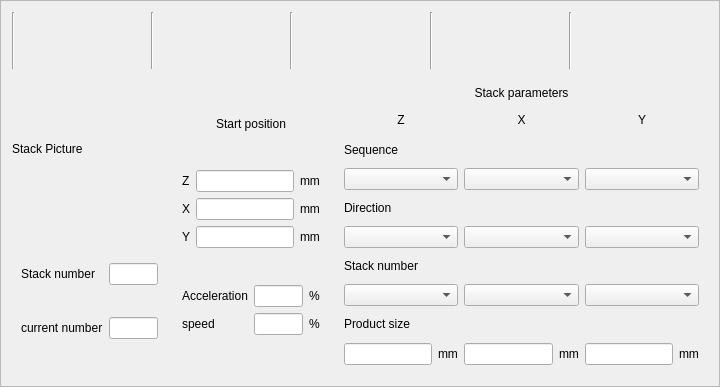
<?xml version="1.0" encoding="UTF-8"?>
<ui version="4.0">
 <class>ICStackSettingPageFrame</class>
 <widget class="QFrame" name="ICStackSettingPageFrame">
  <property name="geometry">
   <rect>
    <x>0</x>
    <y>0</y>
    <width>720</width>
    <height>387</height>
   </rect>
  </property>
  <property name="windowTitle">
   <string>Frame</string>
  </property>
  <property name="frameShape">
   <enum>QFrame::StyledPanel</enum>
  </property>
  <property name="frameShadow">
   <enum>QFrame::Raised</enum>
  </property>
  <layout class="QGridLayout" name="gridLayout_5">
   <item row="1" column="0">
    <widget class="QLabel" name="label">
     <property name="sizePolicy">
      <sizepolicy hsizetype="Preferred" vsizetype="Preferred">
       <horstretch>0</horstretch>
       <verstretch>0</verstretch>
      </sizepolicy>
     </property>
     <property name="text">
      <string>Stack Picture</string>
     </property>
    </widget>
   </item>
   <item row="1" column="1" rowspan="2">
    <widget class="QWidget" name="widget_2" native="true">
     <property name="sizePolicy">
      <sizepolicy hsizetype="Preferred" vsizetype="Preferred">
       <horstretch>0</horstretch>
       <verstretch>0</verstretch>
      </sizepolicy>
     </property>
     <property name="minimumSize">
      <size>
       <width>0</width>
       <height>300</height>
      </size>
     </property>
     <property name="maximumSize">
      <size>
       <width>16777215</width>
       <height>16777215</height>
      </size>
     </property>
     <layout class="QVBoxLayout" name="verticalLayout_4">
      <item>
       <widget class="QLabel" name="label_4">
        <property name="minimumSize">
         <size>
          <width>0</width>
          <height>0</height>
         </size>
        </property>
        <property name="maximumSize">
         <size>
          <width>16777215</width>
          <height>18</height>
         </size>
        </property>
        <property name="text">
         <string>Start position</string>
        </property>
        <property name="alignment">
         <set>Qt::AlignCenter</set>
        </property>
       </widget>
      </item>
      <item>
       <layout class="QGridLayout" name="gridLayout_3">
        <item row="0" column="0">
         <widget class="QLabel" name="label_6">
          <property name="text">
           <string>Z</string>
          </property>
         </widget>
        </item>
        <item row="0" column="1">
         <widget class="QLineEdit" name="axisZLineEdit">
          <property name="minimumSize">
           <size>
            <width>93</width>
            <height>20</height>
           </size>
          </property>
         </widget>
        </item>
        <item row="0" column="2">
         <widget class="QLabel" name="label_35">
          <property name="text">
           <string>mm</string>
          </property>
         </widget>
        </item>
        <item row="1" column="0">
         <widget class="QLabel" name="label_7">
          <property name="text">
           <string>X</string>
          </property>
         </widget>
        </item>
        <item row="1" column="1">
         <widget class="QLineEdit" name="axisXLineEdit">
          <property name="minimumSize">
           <size>
            <width>93</width>
            <height>20</height>
           </size>
          </property>
         </widget>
        </item>
        <item row="1" column="2">
         <widget class="QLabel" name="label_36">
          <property name="text">
           <string>mm</string>
          </property>
         </widget>
        </item>
        <item row="2" column="0">
         <widget class="QLabel" name="label_8">
          <property name="text">
           <string>Y</string>
          </property>
         </widget>
        </item>
        <item row="2" column="1">
         <widget class="QLineEdit" name="axisYLineEdit">
          <property name="minimumSize">
           <size>
            <width>81</width>
            <height>20</height>
           </size>
          </property>
         </widget>
        </item>
        <item row="2" column="2">
         <widget class="QLabel" name="label_37">
          <property name="text">
           <string>mm</string>
          </property>
         </widget>
        </item>
       </layout>
      </item>
      <item>
       <layout class="QGridLayout" name="gridLayout_4">
        <item row="0" column="0">
         <widget class="QLabel" name="label_9">
          <property name="text">
           <string>Acceleration</string>
          </property>
         </widget>
        </item>
        <item row="0" column="1">
         <widget class="QLineEdit" name="accelerationLineEdit"/>
        </item>
        <item row="0" column="2">
         <widget class="QLabel" name="label_38">
          <property name="text">
           <string>%</string>
          </property>
         </widget>
        </item>
        <item row="1" column="0">
         <widget class="QLabel" name="label_10">
          <property name="text">
           <string>speed</string>
          </property>
         </widget>
        </item>
        <item row="1" column="1">
         <widget class="QLineEdit" name="speedLineEdit"/>
        </item>
        <item row="1" column="2">
         <widget class="QLabel" name="label_39">
          <property name="text">
           <string>%</string>
          </property>
         </widget>
        </item>
       </layout>
      </item>
     </layout>
    </widget>
   </item>
   <item row="1" column="2" rowspan="2">
    <widget class="QWidget" name="widget_3" native="true">
     <property name="sizePolicy">
      <sizepolicy hsizetype="Preferred" vsizetype="Preferred">
       <horstretch>0</horstretch>
       <verstretch>0</verstretch>
      </sizepolicy>
     </property>
     <layout class="QVBoxLayout" name="verticalLayout">
      <item>
       <widget class="QLabel" name="label_5">
        <property name="maximumSize">
         <size>
          <width>16777215</width>
          <height>18</height>
         </size>
        </property>
        <property name="text">
         <string>Stack parameters</string>
        </property>
        <property name="alignment">
         <set>Qt::AlignCenter</set>
        </property>
       </widget>
      </item>
      <item>
       <layout class="QGridLayout" name="gridLayout_2">
        <item row="0" column="0">
         <widget class="QLabel" name="label_17">
          <property name="text">
           <string>Z</string>
          </property>
          <property name="alignment">
           <set>Qt::AlignCenter</set>
          </property>
         </widget>
        </item>
        <item row="0" column="1">
         <widget class="QLabel" name="label_18">
          <property name="text">
           <string>X</string>
          </property>
          <property name="alignment">
           <set>Qt::AlignCenter</set>
          </property>
         </widget>
        </item>
        <item row="0" column="2">
         <widget class="QLabel" name="label_19">
          <property name="text">
           <string>Y</string>
          </property>
          <property name="alignment">
           <set>Qt::AlignCenter</set>
          </property>
         </widget>
        </item>
        <item row="1" column="0">
         <widget class="QLabel" name="label_20">
          <property name="text">
           <string>Sequence</string>
          </property>
         </widget>
        </item>
        <item row="2" column="0">
         <widget class="QComboBox" name="zSequenceComboBox"/>
        </item>
        <item row="2" column="1">
         <widget class="QComboBox" name="xSequenceComboBox"/>
        </item>
        <item row="2" column="2">
         <widget class="QComboBox" name="ySequenceComboBox"/>
        </item>
        <item row="3" column="0">
         <widget class="QLabel" name="label_21">
          <property name="text">
           <string>Direction</string>
          </property>
         </widget>
        </item>
        <item row="4" column="0">
         <widget class="QComboBox" name="zDirectionComboBox"/>
        </item>
        <item row="4" column="1">
         <widget class="QComboBox" name="xDirectionComboBox"/>
        </item>
        <item row="4" column="2">
         <widget class="QComboBox" name="yDirectionComboBox"/>
        </item>
        <item row="5" column="0">
         <widget class="QLabel" name="label_22">
          <property name="text">
           <string>Stack number</string>
          </property>
         </widget>
        </item>
        <item row="6" column="0">
         <widget class="QComboBox" name="zStackNumberComboBox"/>
        </item>
        <item row="6" column="1">
         <widget class="QComboBox" name="xStackNumberComboBox"/>
        </item>
        <item row="6" column="2">
         <widget class="QComboBox" name="yStackNumberComboBox"/>
        </item>
        <item row="7" column="0">
         <widget class="QLabel" name="label_23">
          <property name="text">
           <string>Product size</string>
          </property>
         </widget>
        </item>
        <item row="8" column="0">
         <layout class="QHBoxLayout" name="horizontalLayout_2">
          <item>
           <widget class="QLineEdit" name="zProductSizeLineEdit"/>
          </item>
          <item>
           <widget class="QLabel" name="label_24">
            <property name="text">
             <string>mm</string>
            </property>
           </widget>
          </item>
         </layout>
        </item>
        <item row="8" column="1">
         <layout class="QHBoxLayout" name="horizontalLayout_3">
          <item>
           <widget class="QLineEdit" name="xProductSizeLineEdit"/>
          </item>
          <item>
           <widget class="QLabel" name="label_29">
            <property name="text">
             <string>mm</string>
            </property>
           </widget>
          </item>
         </layout>
        </item>
        <item row="8" column="2">
         <layout class="QHBoxLayout" name="horizontalLayout_4">
          <item>
           <widget class="QLineEdit" name="yProductSizeLineEdit"/>
          </item>
          <item>
           <widget class="QLabel" name="label_34">
            <property name="text">
             <string>mm</string>
            </property>
           </widget>
          </item>
         </layout>
        </item>
       </layout>
      </item>
     </layout>
    </widget>
   </item>
   <item row="2" column="0">
    <widget class="QWidget" name="widget" native="true">
     <layout class="QGridLayout" name="gridLayout">
      <item row="0" column="0">
       <widget class="QLabel" name="label_2">
        <property name="text">
         <string>Stack number</string>
        </property>
       </widget>
      </item>
      <item row="0" column="1">
       <widget class="QLineEdit" name="stackNumberLineEdit"/>
      </item>
      <item row="1" column="0">
       <widget class="QLabel" name="label_3">
        <property name="text">
         <string>current number</string>
        </property>
       </widget>
      </item>
      <item row="1" column="1">
       <widget class="QLineEdit" name="currentNumberLineEdit"/>
      </item>
     </layout>
    </widget>
   </item>
   <item row="0" column="0" colspan="3">
    <layout class="QHBoxLayout" name="horizontalLayout">
     <property name="spacing">
      <number>0</number>
     </property>
     <item>
      <widget class="Line" name="line">
       <property name="maximumSize">
        <size>
         <width>16777215</width>
         <height>60</height>
        </size>
       </property>
       <property name="orientation">
        <enum>Qt::Vertical</enum>
       </property>
      </widget>
     </item>
     <item>
      <widget class="ICPageTab" name="number1PageTab" native="true"/>
     </item>
     <item>
      <widget class="Line" name="line_2">
       <property name="maximumSize">
        <size>
         <width>16777215</width>
         <height>60</height>
        </size>
       </property>
       <property name="orientation">
        <enum>Qt::Vertical</enum>
       </property>
      </widget>
     </item>
     <item>
      <widget class="ICPageTab" name="number2PageTab" native="true"/>
     </item>
     <item>
      <widget class="Line" name="line_4">
       <property name="maximumSize">
        <size>
         <width>16777215</width>
         <height>60</height>
        </size>
       </property>
       <property name="orientation">
        <enum>Qt::Vertical</enum>
       </property>
      </widget>
     </item>
     <item>
      <widget class="ICPageTab" name="number3PageTab" native="true">
       <zorder>number4PageTab</zorder>
      </widget>
     </item>
     <item>
      <widget class="Line" name="line_3">
       <property name="maximumSize">
        <size>
         <width>16777215</width>
         <height>60</height>
        </size>
       </property>
       <property name="orientation">
        <enum>Qt::Vertical</enum>
       </property>
      </widget>
     </item>
     <item>
      <widget class="ICPageTab" name="number4PageTab" native="true">
       <zorder>number5PageTab</zorder>
      </widget>
     </item>
     <item>
      <widget class="Line" name="line_5">
       <property name="maximumSize">
        <size>
         <width>16777215</width>
         <height>60</height>
        </size>
       </property>
       <property name="orientation">
        <enum>Qt::Vertical</enum>
       </property>
      </widget>
     </item>
     <item>
      <widget class="ICPageTab" name="number5PageTab" native="true"/>
     </item>
    </layout>
   </item>
  </layout>
 </widget>
 <customwidgets>
  <customwidget>
   <class>ICPageTab</class>
   <extends>QWidget</extends>
   <header>icpagetab.h</header>
   <container>1</container>
  </customwidget>
 </customwidgets>
 <resources/>
 <connections/>
</ui>
